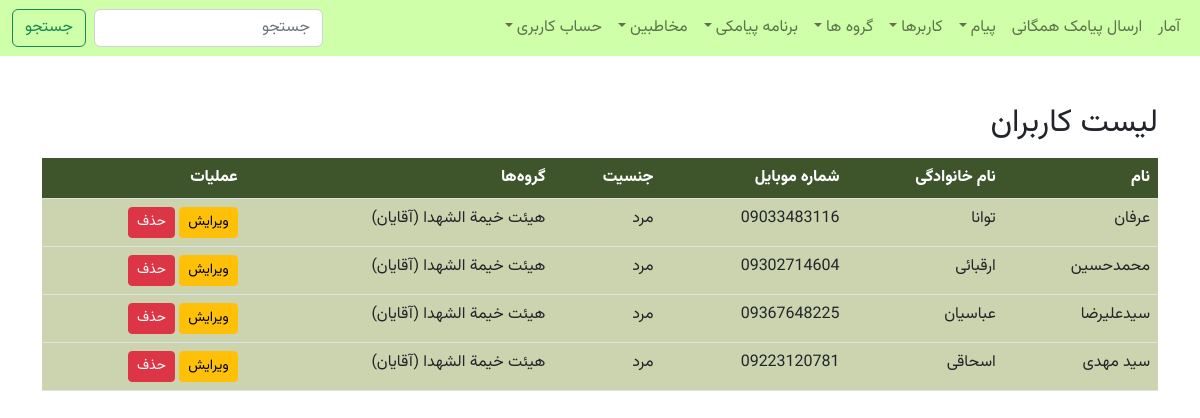
/accounts/user_list/ (signed in), run on the app's committed database.
### accounts/models.py (models this page shows, shortened)
class User(AbstractBaseUser, PermissionsMixin):
    phone_number = models.CharField(max_length=15, unique=True, default='', verbose_name="phone number")
    username = None  # Remove the username field as it's not needed
    email = None  # Remove the email field as it's not used
    id = models.UUIDField(primary_key=True, default=uuid.uuid4, editable=False)
    first_name = models.CharField("first name", max_length=150, blank=True)  # User's first name
    last_name = models.CharField("last name", max_length=150, blank=True)  # User's last name
    gender = models.CharField(max_length=10, default='مرد', choices=[('مرد', 'مرد'), ('زن', 'زن')], blank=True,
                              verbose_name="جنسیت")  # Gender field
    is_staff = models.BooleanField("staff status", default=False,
                                   help_text="Designates whether the user can log into this admin site.")
    is_active = models.BooleanField("active", default=True,
                                    help_text="Designates whether this user should be treated as active.")
    date_joined = models.DateTimeField("date joined", default=timezone.now)
    organization = models.ForeignKey('organizations.Organization', on_delete=models.SET_NULL, null=True, blank=True,
                                     verbose_name="سازمان")
    groups = models.ManyToManyField("organizations.Group", verbose_name="گروه‌ها", related_name="users",
                                    blank=True)  # ارتباط با گروه‌ها
    can_access_messages = models.BooleanField("access to messages", default=False,
                                              help_text="Designates whether this user has access to messages.")
    can_access_users = models.BooleanField("access to users", default=False,
                                           help_text="Designates whether this user has access to manage users.")
    can_access_groups = models.BooleanField("access to groups", default=False,
                                            help_text="Designates whether this user has access to manage groups.")
    can_access_sms_program = models.BooleanField("access to SMS program", default=False,
                                                 help_text="Designates whether this user has access to SMS program.")
    can_access_contacts = models.BooleanField("access to contacts", default=False,
                                              help_text="Designates whether this user has access to manage contacts.")
    can_send_bulk_sms = models.BooleanField("send bulk SMS", default=False,
                                            help_text="Designates whether this user can send bulk SMS messages.")
    can_add_contacts = models.BooleanField(
        "add contacts through app",
        default=False,
        help_text="Designates whether this user can add contacts through the app."
    )
    USERNAME_FIELD = 'phone_number'  # Set phone_number as the unique identifier for authentication
    objects = CustomUserManager()  # Assign the custom user manager
    class Meta:
        verbose_name = 'کاربر'
        verbose_name_plural = 'کاربرها'

### organizations/models.py (models this page shows, shortened)
class Group(models.Model):
    name = models.CharField(max_length=255, verbose_name="نام گروه")
    organization = models.ForeignKey(Organization, on_delete=models.CASCADE, verbose_name="سازمان",
                                     related_name='groups')
    created_at = models.DateTimeField(default=timezone.now, verbose_name="تاریخ ایجاد", blank=True, null=True)
    description = models.TextField(blank=True, null=True, verbose_name="توضیحات درباره گروه")
    class Meta:
        verbose_name = 'گروه'
        verbose_name_plural = 'گروه‌ها'

### accounts/views.py (the view)
# urls.py: path('user_list/', UserListView.as_view(), name='user_list'),
class UserListView(UserAccessRequiredMixin, View):
    def get(self, request):
        users = User.objects.filter(organization_id=request.user.organization.id)
        user_data = []
        for user in users:
            user_data.append({
                'id': user.id,
                'first_name': user.first_name,
                'last_name': user.last_name,
                'phone_number': user.phone_number,
                'gender': user.gender,
                'groups': user.groups.all(),
                'can_access_users': user.can_access_users,
                'can_access_groups': user.can_access_groups,
                'can_access_sms_program': user.can_access_sms_program,
                'can_access_contacts': user.can_access_contacts,
                'can_send_bulk_sms': user.can_send_bulk_sms,
            })
        return render(request, 'accounts/user_list.html', {'message': '', 'data': {'users': user_data}})

### accounts/mixins.py (called while the page is built)
    @method_decorator(login_required)
    def dispatch(self, request, *args, **kwargs):
        if not request.user.can_access_users:
            raise PermissionDenied("شما مجاز به دسترسی به این صفحه نیستید.")
        return super().dispatch(request, *args, **kwargs)

### accounts/templates/accounts/user_list.html (shortened to what this page needs)
{% extends 'base.html' %}
{% load static %}
{% block content %}
<div class="container mt-5">
    <h2>لیست کاربران</h2>
    <table class="table mt-3" style="border-collapse: collapse; width: 100%;">
        <thead>
            <tr style="background-color: #3e552b; color: white;">
                <th>نام</th>
                <th>نام خانوادگی</th>
                <th>شماره موبایل</th>
                <th>جنسیت</th>
                <th>گروه‌ها</th>
                <th>عملیات</th>
            </tr>
        </thead>
        <tbody>
            {% for user in data.users %}
                <tr style="background-color: #ccd4af;">
                    <td>{{ user.first_name }}</td>
                    <td>{{ user.last_name }}</td>
                    <td>{{ user.phone_number }}</td>
                    <td>{{ user.gender }}</td>
                    <td>
                        {% for group in user.groups %}
                            {{ group.name }}{% if not forloop.last %}, {% endif %}
                        {% endfor %}
                    </td>
                    <td>
                        <a href="{% url 'user_edit' user.id %}" class="btn btn-sm btn-warning">ویرایش</a>
                        <form method="get" action="{% url 'user_delete' user.id %}" style="display: inline;">
                            <button type="submit" class="btn btn-sm btn-danger"
                                    onclick="return confirm('آیا مطمئن هستید که می‌خواهید این کاربر را حذف کنید؟');">
                                حذف
                            </button>
                        </form>
                    </td>
                </tr>
            {% empty %}
                <tr>
                    <td colspan="7" class="text-center">هیچ کاربری یافت نشد</td>
                </tr>
            {% endfor %}
        </tbody>
    </table>
</div>
{% endblock %}

### static/css/style.css (style rules this page uses)
body { margin: 0; font-family: vazir, sans-serif; }

### data on the page
User: first_name "عرفان", last_name "توانا", phone_number "09033483116", gender "مرد"
Group: name "هیئت خيمة الشهدا (آقایان)"
User: first_name "محمدحسین", last_name "ارقبائی", phone_number "09302714604", gender "مرد"
User: first_name "سیدعلیرضا", last_name "عباسیان", phone_number "09367648225", gender "مرد"
User: first_name "سید مهدی", last_name "اسحاقی", phone_number "09223120781", gender "مرد"
